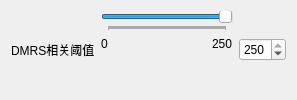
               <widget class="QWidget" name="widget_17" native="true">
                <layout class="QHBoxLayout" name="horizontalLayout_35" stretch="1,6,1">
                 <item>
                  <widget class="QLabel" name="label_46">
                   <property name="text">
                    <string>DMRS相关阈值</string>
                   </property>
                  </widget>
                 </item>
                 <item>
                  <layout class="QVBoxLayout" name="verticalLayout_14" stretch="0,0">
                   <item>
                    <widget class="QSlider" name="dmrs_xcorr_slider">
                     <property name="minimum">
                      <number>0</number>
                     </property>
                     <property name="maximum">
                      <number>250</number>
                     </property>
                     <property name="value">
                      <number>250</number>
                     </property>
                     <property name="orientation">
                      <enum>Qt::Horizontal</enum>
                     </property>
                     <property name="tickPosition">
                      <enum>QSlider::TicksBelow</enum>
                     </property>
                     <property name="tickInterval">
                      <number>1</number>
                     </property>
                    </widget>
                   </item>
                   <item>
                    <layout class="QHBoxLayout" name="horizontalLayout_36" stretch="1,10,1">
                     <item>
                      <widget class="QLabel" name="label_47">
                       <property name="text">
                        <string>0</string>
                       </property>
                       <property name="alignment">
                        <set>Qt::AlignLeading|Qt::AlignLeft|Qt::AlignTop</set>
                       </property>
                      </widget>
                     </item>
                     <item>
                      <spacer name="horizontalSpacer_11">
                       <property name="orientation">
                        <enum>Qt::Horizontal</enum>
                       </property>
                       <property name="sizeHint" stdset="0">
                        <size>
                         <width>98</width>
                         <height>20</height>
                        </size>
                       </property>
                      </spacer>
                     </item>
                     <item>
                      <widget class="QLabel" name="label_48">
                       <property name="text">
                        <string>250</string>
                       </property>
                       <property name="alignment">
                        <set>Qt::AlignLeading|Qt::AlignLeft|Qt::AlignTop</set>
                       </property>
                      </widget>
                     </item>
                    </layout>
                   </item>
                  </layout>
                 </item>
                 <item>
                  <widget class="QSpinBox" name="dmrs_xcorr_spin_box">
                   <property name="contextMenuPolicy">
                    <enum>Qt::DefaultContextMenu</enum>
                   </property>
                   <property name="maximum">
                    <number>250</number>
                   </property>
                   <property name="value">
                    <number>250</number>
                   </property>
                  </widget>
                 </item>
                </layout>
               </widget>
